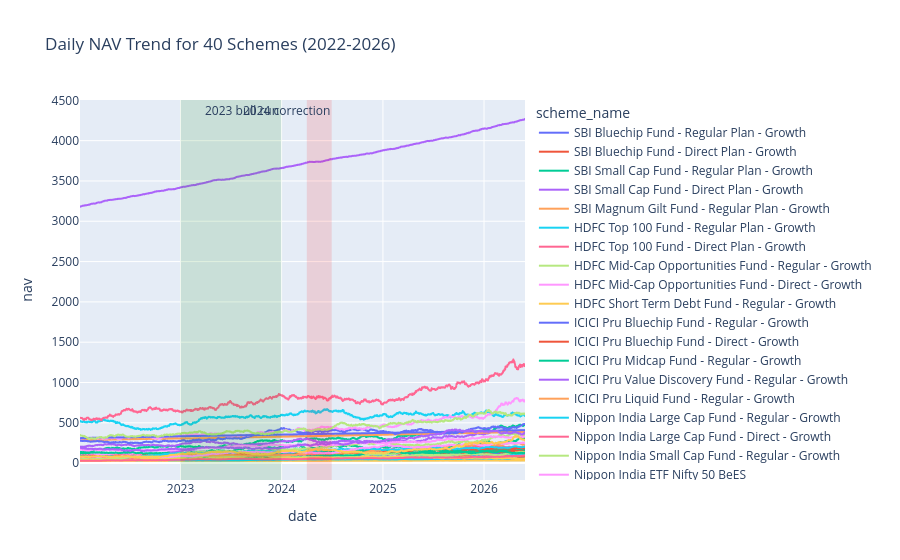

Source (notebook cell):
### Markdown cell above
## 1. NAV trend analysis
Chart 1 uses Plotly for daily NAV trends across all 40 schemes. The 2023 phase is marked as a broad bull-run period, while 2024 is marked for correction/volatility observations.

### Code cell
nav_plot = nav_history.merge(fund_master[["amfi_code", "scheme_name"]], on="amfi_code", how="left")
fig = px.line(nav_plot, x="date", y="nav", color="scheme_name", title="Daily NAV Trend for 40 Schemes (2022-2026)")
fig.add_vrect(x0="2023-01-01", x1="2023-12-31", annotation_text="2023 bull run", fillcolor="green", opacity=0.12, line_width=0)
fig.add_vrect(x0="2024-04-01", x1="2024-06-30", annotation_text="2024 correction", fillcolor="red", opacity=0.12, line_width=0)
fig.show()

### Figure 1 — Plotly figure (JSON) as saved in the notebook; plotly's stock layout.template omitted (floating-point values rounded to 4 significant figures; data arrays with more than 128 entries replaced by an {"elided": "..."} marker saying what was removed)
{"data": [{"hovertemplate": "scheme_name=SBI Bluechip Fund - Regular Plan - Growth<br>date=%{x}<br>nav=%{y}<extra></extra>", "legendgroup": "SBI Bluechip Fund - Regular Plan - Growth", "line": {"color": "#636efa", "dash": "solid"}, "marker": {"symbol": "circle"}, "mode": "lines", "name": "SBI Bluechip Fund - Regular Plan - Growth", "showlegend": true, "type": "scattergl", "x": {"elided": "1150 str values"}, "xaxis": "x", "y": {"elided": "1150 float values"}, "yaxis": "y"}, {"hovertemplate": "scheme_name=SBI Bluechip Fund - Direct Plan - Growth<br>date=%{x}<br>nav=%{y}<extra></extra>", "legendgroup": "SBI Bluechip Fund - Direct Plan - Growth", "line": {"color": "#EF553B", "dash": "solid"}, "marker": {"symbol": "circle"}, "mode": "lines", "name": "SBI Bluechip Fund - Direct Plan - Growth", "showlegend": true, "type": "scattergl", "x": {"elided": "1150 str values"}, "xaxis": "x", "y": {"elided": "1150 float values"}, "yaxis": "y"}, {"hovertemplate": "scheme_name=SBI Small Cap Fund - Regular Plan - Growth<br>date=%{x}<br>nav=%{y}<extra></extra>", "legendgroup": "SBI Small Cap Fund - Regular Plan - Growth", "line": {"color": "#00cc96", "dash": "solid"}, "marker": {"symbol": "circle"}, "mode": "lines", "name": "SBI Small Cap Fund - Regular Plan - Growth", "showlegend": true, "type": "scattergl", "x": {"elided": "1150 str values"}, "xaxis": "x", "y": {"elided": "1150 float values"}, "yaxis": "y"}, {"hovertemplate": "scheme_name=SBI Small Cap Fund - Direct Plan - Growth<br>date=%{x}<br>nav=%{y}<extra></extra>", "legendgroup": "SBI Small Cap Fund - Direct Plan - Growth", "line": {"color": "#ab63fa", "dash": "solid"}, "marker": {"symbol": "circle"}, "mode": "lines", "name": "SBI Small Cap Fund - Direct Plan - Growth", "showlegend": true, "type": "scattergl", "x": {"elided": "1150 str values"}, "xaxis": "x", "y": {"elided": "1150 float values"}, "yaxis": "y"}, {"hovertemplate": "scheme_name=SBI Magnum Gilt Fund - Regular Plan - Growth<br>date=%{x}<br>nav=%{y}<extra></extra>", "legendgroup": "SBI Magnum Gilt Fund - Regular Plan - Growth", "line": {"color": "#FFA15A", "dash": "solid"}, "marker": {"symbol": "circle"}, "mode": "lines", "name": "SBI Magnum Gilt Fund - Regular Plan - Growth", "showlegend": true, "type": "scattergl", "x": {"elided": "1150 str values"}, "xaxis": "x", "y": {"elided": "1150 float values"}, "yaxis": "y"}, {"hovertemplate": "scheme_name=HDFC Top 100 Fund - Regular Plan - Growth<br>date=%{x}<br>nav=%{y}<extra></extra>", "legendgroup": "HDFC Top 100 Fund - Regular Plan - Growth", "line": {"color": "#19d3f3", "dash": "solid"}, "marker": {"symbol": "circle"}, "mode": "lines", "name": "HDFC Top 100 Fund - Regular Plan - Growth", "showlegend": true, "type": "scattergl", "x": {"elided": "1150 str values"}, "xaxis": "x", "y": {"elided": "1150 float values"}, "yaxis": "y"}, {"hovertemplate": "scheme_name=HDFC Top 100 Fund - Direct Plan - Growth<br>date=%{x}<br>nav=%{y}<extra></extra>", "legendgroup": "HDFC Top 100 Fund - Direct Plan - Growth", "line": {"color": "#FF6692", "dash": "solid"}, "marker": {"symbol": "circle"}, "mode": "lines", "name": "HDFC Top 100 Fund - Direct Plan - Growth", "showlegend": true, "type": "scattergl", "x": {"elided": "1150 str values"}, "xaxis": "x", "y": {"elided": "1150 float values"}, "yaxis": "y"}, {"hovertemplate": "scheme_name=HDFC Mid-Cap Opportunities Fund - Regular - Growth<br>date=%{x}<br>nav=%{y}<extra></extra>", "legendgroup": "HDFC Mid-Cap Opportunities Fund - Regular - Growth", "line": {"color": "#B6E880", "dash": "solid"}, "marker": {"symbol": "circle"}, "mode": "lines", "name": "HDFC Mid-Cap Opportunities Fund - Regular - Growth", "showlegend": true, "type": "scattergl", "x": {"elided": "1150 str values"}, "xaxis": "x", "y": {"elided": "1150 float values"}, "yaxis": "y"}, {"hovertemplate": "scheme_name=HDFC Mid-Cap Opportunities Fund - Direct - Growth<br>date=%{x}<br>nav=%{y}<extra></extra>", "legendgroup": "HDFC Mid-Cap Opportunities Fund - Direct - Growth", "line": {"color": "#FF97FF", "dash": "solid"}, "marker": {"symbol": "circle"}, "mode": "lines", "name": "HDFC Mid-Cap Opportunities Fund - Direct - Growth", "showlegend": true, "type": "scattergl", "x": {"elided": "1150 str values"}, "xaxis": "x", "y": {"elided": "1150 float values"}, "yaxis": "y"}, {"hovertemplate": "scheme_name=HDFC Short Term Debt Fund - Regular - Growth<br>date=%{x}<br>nav=%{y}<extra></extra>", "legendgroup": "HDFC Short Term Debt Fund - Regular - Growth", "line": {"color": "#FECB52", "dash": "solid"}, "marker": {"symbol": "circle"}, "mode": "lines", "name": "HDFC Short Term Debt Fund - Regular - Growth", "showlegend": true, "type": "scattergl", "x": {"elided": "1150 str values"}, "xaxis": "x", "y": {"elided": "1150 float values"}, "yaxis": "y"}, {"hovertemplate": "scheme_name=ICICI Pru Bluechip Fund - Regular - Growth<br>date=%{x}<br>nav=%{y}<extra></extra>", "legendgroup": "ICICI Pru Bluechip Fund - Regular - Growth", "line": {"color": "#636efa", "dash": "solid"}, "marker": {"symbol": "circle"}, "mode": "lines", "name": "ICICI Pru Bluechip Fund - Regular - Growth", "showlegend": true, "type": "scattergl", "x": {"elided": "1150 str values"}, "xaxis": "x", "y": {"elided": "1150 float values"}, "yaxis": "y"}, {"hovertemplate": "scheme_name=ICICI Pru Bluechip Fund - Direct - Growth<br>date=%{x}<br>nav=%{y}<extra></extra>", "legendgroup": "ICICI Pru Bluechip Fund - Direct - Growth", "line": {"color": "#EF553B", "dash": "solid"}, "marker": {"symbol": "circle"}, "mode": "lines", "name": "ICICI Pru Bluechip Fund - Direct - Growth", "showlegend": true, "type": "scattergl", "x": {"elided": "1150 str values"}, "xaxis": "x", "y": {"elided": "1150 float values"}, "yaxis": "y"}, {"hovertemplate": "scheme_name=ICICI Pru Midcap Fund - Regular - Growth<br>date=%{x}<br>nav=%{y}<extra></extra>", "legendgroup": "ICICI Pru Midcap Fund - Regular - Growth", "line": {"color": "#00cc96", "dash": "solid"}, "marker": {"symbol": "circle"}, "mode": "lines", "name": "ICICI Pru Midcap Fund - Regular - Growth", "showlegend": true, "type": "scattergl", "x": {"elided": "1150 str values"}, "xaxis": "x", "y": {"elided": "1150 float values"}, "yaxis": "y"}, {"hovertemplate": "scheme_name=ICICI Pru Value Discovery Fund - Regular - Growth<br>date=%{x}<br>nav=%{y}<extra></extra>", "legendgroup": "ICICI Pru Value Discovery Fund - Regular - Growth", "line": {"color": "#ab63fa", "dash": "solid"}, "marker": {"symbol": "circle"}, "mode": "lines", "name": "ICICI Pru Value Discovery Fund - Regular - Growth", "showlegend": true, "type": "scattergl", "x": {"elided": "1150 str values"}, "xaxis": "x", "y": {"elided": "1150 float values"}, "yaxis": "y"}, {"hovertemplate": "scheme_name=ICICI Pru Liquid Fund - Regular - Growth<br>date=%{x}<br>nav=%{y}<extra></extra>", "legendgroup": "ICICI Pru Liquid Fund - Regular - Growth", "line": {"color": "#FFA15A", "dash": "solid"}, "marker": {"symbol": "circle"}, "mode": "lines", "name": "ICICI Pru Liquid Fund - Regular - Growth", "showlegend": true, "type": "scattergl", "x": {"elided": "1150 str values"}, "xaxis": "x", "y": {"elided": "1150 float values"}, "yaxis": "y"}, {"hovertemplate": "scheme_name=Nippon India Large Cap Fund - Regular - Growth<br>date=%{x}<br>nav=%{y}<extra></extra>", "legendgroup": "Nippon India Large Cap Fund - Regular - Growth", "line": {"color": "#19d3f3", "dash": "solid"}, "marker": {"symbol": "circle"}, "mode": "lines", "name": "Nippon India Large Cap Fund - Regular - Growth", "showlegend": true, "type": "scattergl", "x": {"elided": "1150 str values"}, "xaxis": "x", "y": {"elided": "1150 float values"}, "yaxis": "y"}, {"hovertemplate": "scheme_name=Nippon India Large Cap Fund - Direct - Growth<br>date=%{x}<br>nav=%{y}<extra></extra>", "legendgroup": "Nippon India Large Cap Fund - Direct - Growth", "line": {"color": "#FF6692", "dash": "solid"}, "marker": {"symbol": "circle"}, "mode": "lines", "name": "Nippon India Large Cap Fund - Direct - Growth", "showlegend": true, "type": "scattergl", "x": {"elided": "1150 str values"}, "xaxis": "x", "y": {"elided": "1150 float values"}, "yaxis": "y"}, {"hovertemplate": "scheme_name=Nippon India Small Cap Fund - Regular - Growth<br>date=%{x}<br>nav=%{y}<extra></extra>", "legendgroup": "Nippon India Small Cap Fund - Regular - Growth", "line": {"color": "#B6E880", "dash": "solid"}, "marker": {"symbol": "circle"}, "mode": "lines", "name": "Nippon India Small Cap Fund - Regular - Growth", "showlegend": true, "type": "scattergl", "x": {"elided": "1150 str values"}, "xaxis": "x", "y": {"elided": "1150 float values"}, "yaxis": "y"}, {"hovertemplate": "scheme_name=Nippon India ETF Nifty 50 BeES<br>date=%{x}<br>nav=%{y}<extra></extra>", "legendgroup": "Nippon India ETF Nifty 50 BeES", "line": {"color": "#FF97FF", "dash": "solid"}, "marker": {"symbol": "circle"}, "mode": "lines", "name": "Nippon India ETF Nifty 50 BeES", "showlegend": true, "type": "scattergl", "x": {"elided": "1150 str values"}, "xaxis": "x", "y": {"elided": "1150 float values"}, "yaxis": "y"}, {"hovertemplate": "scheme_name=Nippon India Gilt Securities Fund - Regular - Growth<br>date=%{x}<br>nav=%{y}<extra></extra>", "legendgroup": "Nippon India Gilt Securities Fund - Regular - Growth", "line": {"color": "#FECB52", "dash": "solid"}, "marker": {"symbol": "circle"}, "mode": "lines", "name": "Nippon India Gilt Securities Fund - Regular - Growth", "showlegend": true, "type": "scattergl", "x": {"elided": "1150 str values"}, "xaxis": "x", "y": {"elided": "1150 float values"}, "yaxis": "y"}, {"hovertemplate": "scheme_name=Kotak Bluechip Fund - Regular - Growth<br>date=%{x}<br>nav=%{y}<extra></extra>", "legendgroup": "Kotak Bluechip Fund - Regular - Growth", "line": {"color": "#636efa", "dash": "solid"}, "marker": {"symbol": "circle"}, "mode": "lines", "name": "Kotak Bluechip Fund - Regular - Growth", "showlegend": true, "type": "scattergl", "x": {"elided": "1150 str values"}, "xaxis": "x", "y": {"elided": "1150 float values"}, "yaxis": "y"}, {"hovertemplate": "scheme_name=Kotak Emerging Equity Fund - Regular - Growth<br>date=%{x}<br>nav=%{y}<extra></extra>", "legendgroup": "Kotak Emerging Equity Fund - Regular - Growth", "line": {"color": "#EF553B", "dash": "solid"}, "marker": {"symbol": "circle"}, "mode": "lines", "name": "Kotak Emerging Equity Fund - Regular - Growth", "showlegend": true, "type": "scattergl", "x": {"elided": "1150 str values"}, "xaxis": "x", "y": {"elided": "1150 float values"}, "yaxis": "y"}, {"hovertemplate": "scheme_name=Kotak Flexicap Fund - Regular - Growth<br>date=%{x}<br>nav=%{y}<extra></extra>", "legendgroup": "Kotak Flexicap Fund - Regular - Growth", "line": {"color": "#00cc96", "dash": "solid"}, "marker": {"symbol": "circle"}, "mode": "lines", "name": "Kotak Flexicap Fund - Regular - Growth", "showlegend": true, "type": "scattergl", "x": {"elided": "1150 str values"}, "xaxis": "x", "y": {"elided": "1150 float values"}, "yaxis": "y"}, {"hovertemplate": "scheme_name=Kotak Liquid Fund - Regular - Growth<br>date=%{x}<br>nav=%{y}<extra></extra>", "legendgroup": "Kotak Liquid Fund - Regular - Growth", "line": {"color": "#ab63fa", "dash": "solid"}, "marker": {"symbol": "circle"}, "mode": "lines", "name": "Kotak Liquid Fund - Regular - Growth", "showlegend": true, "type": "scattergl", "x": {"elided": "1150 str values"}, "xaxis": "x", "y": {"elided": "1150 float values"}, "yaxis": "y"}, {"hovertemplate": "scheme_name=Axis Bluechip Fund - Regular - Growth<br>date=%{x}<br>nav=%{y}<extra></extra>", "legendgroup": "Axis Bluechip Fund - Regular - Growth", "line": {"color": "#FFA15A", "dash": "solid"}, "marker": {"symbol": "circle"}, "mode": "lines", "name": "Axis Bluechip Fund - Regular - Growth", "showlegend": true, "type": "scattergl", "x": {"elided": "1150 str values"}, "xaxis": "x", "y": {"elided": "1150 float values"}, "yaxis": "y"}, {"hovertemplate": "scheme_name=Axis Bluechip Fund - Direct - Growth<br>date=%{x}<br>nav=%{y}<extra></extra>", "legendgroup": "Axis Bluechip Fund - Direct - Growth", "line": {"color": "#19d3f3", "dash": "solid"}, "marker": {"symbol": "circle"}, "mode": "lines", "name": "Axis Bluechip Fund - Direct - Growth", "showlegend": true, "type": "scattergl", "x": {"elided": "1150 str values"}, "xaxis": "x", "y": {"elided": "1150 float values"}, "yaxis": "y"}, {"hovertemplate": "scheme_name=Axis Midcap Fund - Regular - Growth<br>date=%{x}<br>nav=%{y}<extra></extra>", "legendgroup": "Axis Midcap Fund - Regular - Growth", "line": {"color": "#FF6692", "dash": "solid"}, "marker": {"symbol": "circle"}, "mode": "lines", "name": "Axis Midcap Fund - Regular - Growth", "showlegend": true, "type": "scattergl", "x": {"elided": "1150 str values"}, "xaxis": "x", "y": {"elided": "1150 float values"}, "yaxis": "y"}, {"hovertemplate": "scheme_name=Axis Small Cap Fund - Regular - Growth<br>date=%{x}<br>nav=%{y}<extra></extra>", "legendgroup": "Axis Small Cap Fund - Regular - Growth", "line": {"color": "#B6E880", "dash": "solid"}, "marker": {"symbol": "circle"}, "mode": "lines", "name": "Axis Small Cap Fund - Regular - Growth", "showlegend": true, "type": "scattergl", "x": {"elided": "1150 str values"}, "xaxis": "x", "y": {"elided": "1150 float values"}, "yaxis": "y"}, {"hovertemplate": "scheme_name=ABSL Frontline Equity Fund - Regular - Growth<br>date=%{x}<br>nav=%{y}<extra></extra>", "legendgroup": "ABSL Frontline Equity Fund - Regular - Growth", "line": {"color": "#FF97FF", "dash": "solid"}, "marker": {"symbol": "circle"}, "mode": "lines", "name": "ABSL Frontline Equity Fund - Regular - Growth", "showlegend": true, "type": "scattergl", "x": {"elided": "1150 str values"}, "xaxis": "x", "y": {"elided": "1150 float values"}, "yaxis": "y"}, {"hovertemplate": "scheme_name=ABSL Small Cap Fund - Regular - Growth<br>date=%{x}<br>nav=%{y}<extra></extra>", "legendgroup": "ABSL Small Cap Fund - Regular - Growth", "line": {"color": "#FECB52", "dash": "solid"}, "marker": {"symbol": "circle"}, "mode": "lines", "name": "ABSL Small Cap Fund - Regular - Growth", "showlegend": true, "type": "scattergl", "x": {"elided": "1150 str values"}, "xaxis": "x", "y": {"elided": "1150 float values"}, "yaxis": "y"}, {"hovertemplate": "scheme_name=ABSL Liquid Fund - Regular - Growth<br>date=%{x}<br>nav=%{y}<extra></extra>", "legendgroup": "ABSL Liquid Fund - Regular - Growth", "line": {"color": "#636efa", "dash": "solid"}, "marker": {"symbol": "circle"}, "mode": "lines", "name": "ABSL Liquid Fund - Regular - Growth", "showlegend": true, "type": "scattergl", "x": {"elided": "1150 str values"}, "xaxis": "x", "y": {"elided": "1150 float values"}, "yaxis": "y"}, {"hovertemplate": "scheme_name=UTI Nifty 50 Index Fund - Regular - Growth<br>date=%{x}<br>nav=%{y}<extra></extra>", "legendgroup": "UTI Nifty 50 Index Fund - Regular - Growth", "line": {"color": "#EF553B", "dash": "solid"}, "marker": {"symbol": "circle"}, "mode": "lines", "name": "UTI Nifty 50 Index Fund - Regular - Growth", "showlegend": true, "type": "scattergl", "x": {"elided": "1150 str values"}, "xaxis": "x", "y": {"elided": "1150 float values"}, "yaxis": "y"}, {"hovertemplate": "scheme_name=UTI Mid Cap Fund - Regular - Growth<br>date=%{x}<br>nav=%{y}<extra></extra>", "legendgroup": "UTI Mid Cap Fund - Regular - Growth", "line": {"color": "#00cc96", "dash": "solid"}, "marker": {"symbol": "circle"}, "mode": "lines", "name": "UTI Mid Cap Fund - Regular - Growth", "showlegend": true, "type": "scattergl", "x": {"elided": "1150 str values"}, "xaxis": "x", "y": {"elided": "1150 float values"}, "yaxis": "y"}, {"hovertemplate": "scheme_name=UTI Flexi Cap Fund - Regular - Growth<br>date=%{x}<br>nav=%{y}<extra></extra>", "legendgroup": "UTI Flexi Cap Fund - Regular - Growth", "line": {"color": "#ab63fa", "dash": "solid"}, "marker": {"symbol": "circle"}, "mode": "lines", "name": "UTI Flexi Cap Fund - Regular - Growth", "showlegend": true, "type": "scattergl", "x": {"elided": "1150 str values"}, "xaxis": "x", "y": {"elided": "1150 float values"}, "yaxis": "y"}, {"hovertemplate": "scheme_name=Mirae Asset Large Cap Fund - Regular - Growth<br>date=%{x}<br>nav=%{y}<extra></extra>", "legendgroup": "Mirae Asset Large Cap Fund - Regular - Growth", "line": {"color": "#FFA15A", "dash": "solid"}, "marker": {"symbol": "circle"}, "mode": "lines", "name": "Mirae Asset Large Cap Fund - Regular - Growth", "showlegend": true, "type": "scattergl", "x": {"elided": "1150 str values"}, "xaxis": "x", "y": {"elided": "1150 float values"}, "yaxis": "y"}, {"hovertemplate": "scheme_name=Mirae Asset Emerging Bluechip Fund - Regular - Growth<br>date=%{x}<br>nav=%{y}<extra></extra>", "legendgroup": "Mirae Asset Emerging Bluechip Fund - Regular - Growth", "line": {"color": "#19d3f3", "dash": "solid"}, "marker": {"symbol": "circle"}, "mode": "lines", "name": "Mirae Asset Emerging Bluechip Fund - Regular - Growth", "showlegend": true, "type": "scattergl", "x": {"elided": "1150 str values"}, "xaxis": "x", "y": {"elided": "1150 float values"}, "yaxis": "y"}, {"hovertemplate": "scheme_name=Mirae Asset Tax Saver Fund - Regular - Growth<br>date=%{x}<br>nav=%{y}<extra></extra>", "legendgroup": "Mirae Asset Tax Saver Fund - Regular - Growth", "line": {"color": "#FF6692", "dash": "solid"}, "marker": {"symbol": "circle"}, "mode": "lines", "name": "Mirae Asset Tax Saver Fund - Regular - Growth", "showlegend": true, "type": "scattergl", "x": {"elided": "1150 str values"}, "xaxis": "x", "y": {"elided": "1150 float values"}, "yaxis": "y"}, {"hovertemplate": "scheme_name=DSP Top 100 Equity Fund - Regular - Growth<br>date=%{x}<br>nav=%{y}<extra></extra>", "legendgroup": "DSP Top 100 Equity Fund - Regular - Growth", "line": {"color": "#B6E880", "dash": "solid"}, "marker": {"symbol": "circle"}, "mode": "lines", "name": "DSP Top 100 Equity Fund - Regular - Growth", "showlegend": true, "type": "scattergl", "x": {"elided": "1150 str values"}, "xaxis": "x", "y": {"elided": "1150 float values"}, "yaxis": "y"}, {"hovertemplate": "scheme_name=DSP Midcap Fund - Regular - Growth<br>date=%{x}<br>nav=%{y}<extra></extra>", "legendgroup": "DSP Midcap Fund - Regular - Growth", "line": {"color": "#FF97FF", "dash": "solid"}, "marker": {"symbol": "circle"}, "mode": "lines", "name": "DSP Midcap Fund - Regular - Growth", "showlegend": true, "type": "scattergl", "x": {"elided": "1150 str values"}, "xaxis": "x", "y": {"elided": "1150 float values"}, "yaxis": "y"}, {"hovertemplate": "scheme_name=DSP Small Cap Fund - Regular - Growth<br>date=%{x}<br>nav=%{y}<extra></extra>", "legendgroup": "DSP Small Cap Fund - Regular - Growth", "line": {"color": "#FECB52", "dash": "solid"}, "marker": {"symbol": "circle"}, "mode": "lines", "name": "DSP Small Cap Fund - Regular - Growth", "showlegend": true, "type": "scattergl", "x": {"elided": "1150 str values"}, "xaxis": "x", "y": {"elided": "1150 float values"}, "yaxis": "y"}], "layout": {"annotations": [{"showarrow": false, "text": "2023 bull run", "x": "2023-12-31", "xanchor": "right", "xref": "x", "y": 1, "yanchor": "top", "yref": "y domain"}, {"showarrow": false, "text": "2024 correction", "x": "2024-06-30", "xanchor": "right", "xref": "x", "y": 1, "yanchor": "top", "yref": "y domain"}], "legend": {"title": {"text": "scheme_name"}, "tracegroupgap": 0}, "shapes": [{"fillcolor": "green", "line": {"width": 0}, "opacity": 0.12, "type": "rect", "x0": "2023-01-01", "x1": "2023-12-31", "xref": "x", "y0": 0, "y1": 1, "yref": "y domain"}, {"fillcolor": "red", "line": {"width": 0}, "opacity": 0.12, "type": "rect", "x0": "2024-04-01", "x1": "2024-06-30", "xref": "x", "y0": 0, "y1": 1, "yref": "y domain"}], "title": {"text": "Daily NAV Trend for 40 Schemes (2022-2026)"}, "xaxis": {"anchor": "y", "domain": [0, 1], "title": {"text": "date"}}, "yaxis": {"anchor": "x", "domain": [0, 1], "title": {"text": "nav"}}}}
